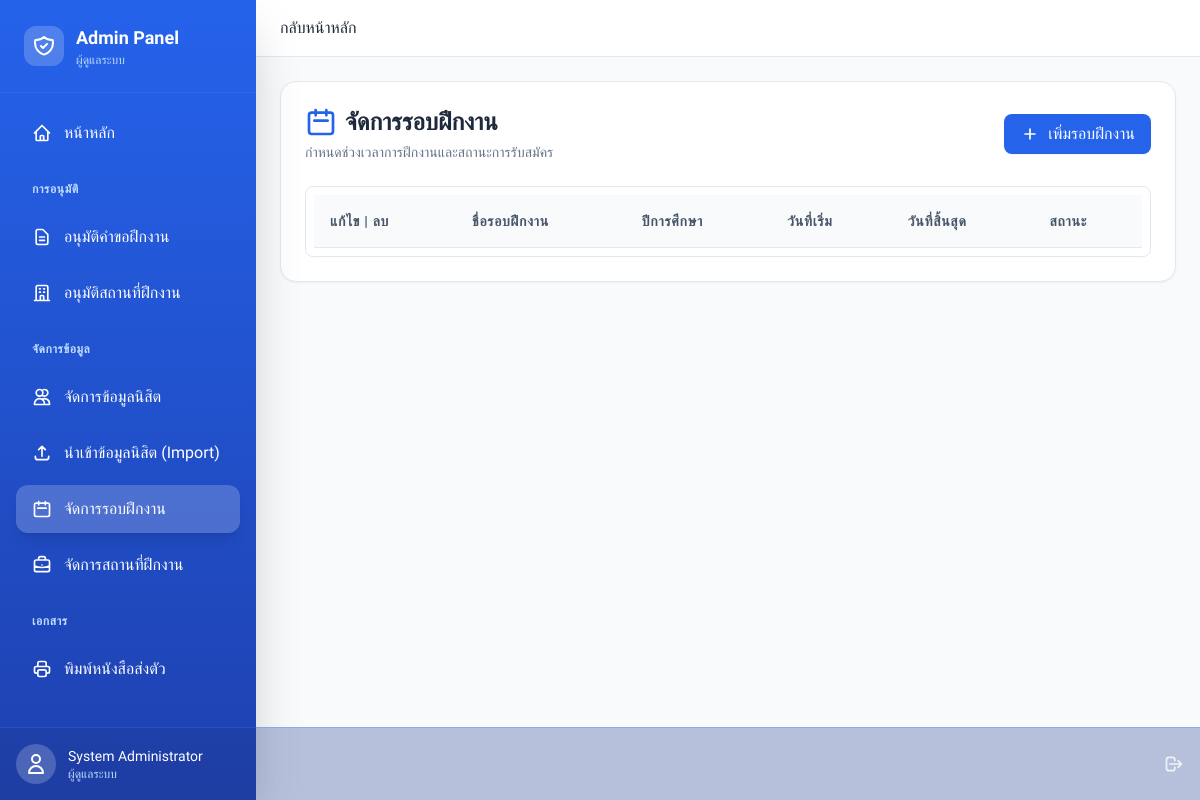
The app's page /index.php?page=admin&action=internship_rounds (signed in), older data.
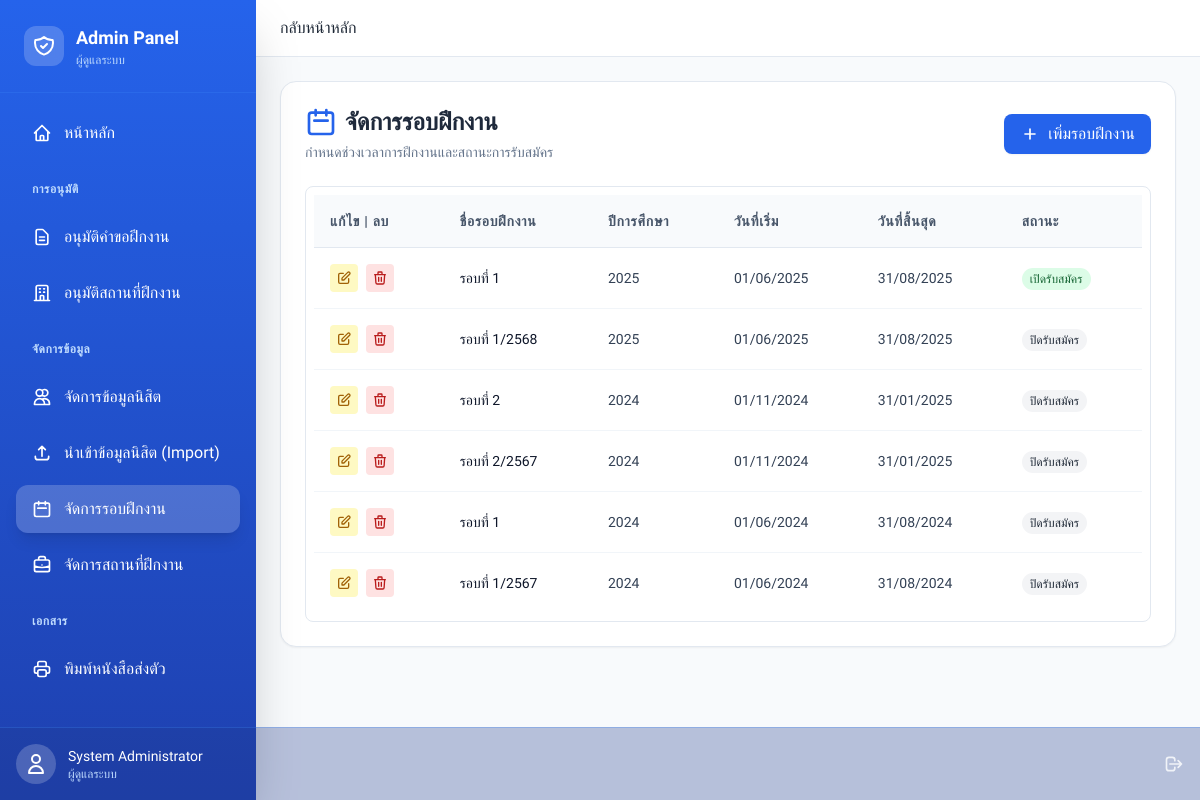
The same page, newer data.
### tables this page shows
CREATE TABLE `internship_rounds` (
  `id` int(11) NOT NULL,
  `round_name` varchar(100) NOT NULL,
  `year` int(4) NOT NULL,
  `start_date` date NOT NULL,
  `end_date` date NOT NULL,
  `is_active` tinyint(1) DEFAULT 1,
  `created_at` timestamp NOT NULL DEFAULT current_timestamp()
);

### src/Admin/internship_rounds.php (the view, shortened to what this page needs)
<?php
try {
    $stmt = $pdo->query("SELECT * FROM internship_rounds ORDER BY start_date DESC");
    $rounds = $stmt->fetchAll();
} catch (PDOException $e) {
    $rounds = [];
    $error = "ไม่สามารถดึงข้อมูลรอบฝึกงานได้: " . $e->getMessage();
}
?>
<link rel="stylesheet" href="https://cdn.datatables.net/1.13.7/css/jquery.dataTables.min.css">
<link rel="stylesheet" href="https://cdn.datatables.net/responsive/2.5.0/css/responsive.dataTables.min.css">
<div class="bg-white rounded-2xl shadow-sm border border-slate-200 p-6">
    <div class="flex flex-col md:flex-row justify-between items-center mb-6 gap-4">
        <div>
            <h2 class="text-2xl font-bold text-slate-800 flex items-center gap-2">
                <svg class="w-8 h-8 text-blue-600" fill="none" stroke="currentColor" viewBox="0 0 24 24">
                    <path stroke-linecap="round" stroke-linejoin="round" stroke-width="2" d="M8 7V3m8 4V3m-9 8h10M5 21h14a2 2 0 002-2V7a2 2 0 00-2-2H5a2 2 0 00-2 2v12a2 2 0 002 2z"></path>
                </svg>
                จัดการรอบฝึกงาน
            </h2>
            <p class="text-slate-500 text-sm mt-1">กำหนดช่วงเวลาการฝึกงานและสถานะการรับสมัคร</p>
        </div>
        <div class="flex gap-3 w-full md:w-auto">
            <button onclick="openModal('add')" class="bg-blue-600 hover:bg-blue-700 text-white px-4 py-2 rounded-lg flex items-center gap-2 transition-colors shadow-sm ml-auto">
                <svg class="w-5 h-5" fill="none" stroke="currentColor" viewBox="0 0 24 24">
                    <path stroke-linecap="round" stroke-linejoin="round" stroke-width="2" d="M12 6v6m0 0v6m0-6h6m-6 0H6"></path>
                </svg>
                เพิ่มรอบฝึกงาน
            </button>
        </div>
    </div>
    <div class="overflow-x-auto rounded-lg border border-slate-200 p-2">
        <table id="roundsTable" class="w-full text-left border-collapse display responsive nowrap" style="width:100%">
            <thead>
                <tr class="bg-slate-50 text-slate-600 text-sm uppercase tracking-wider">
                    <th class="p-4 font-semibold border-b border-slate-200">แก้ไข | ลบ</th>
                    <th class="p-4 font-semibold border-b border-slate-200">ชื่อรอบฝึกงาน</th>
                    <th class="p-4 font-semibold border-b border-slate-200">ปีการศึกษา</th>
                    <th class="p-4 font-semibold border-b border-slate-200">วันที่เริ่ม</th>
                    <th class="p-4 font-semibold border-b border-slate-200">วันที่สิ้นสุด</th>
                    <th class="p-4 font-semibold border-b border-slate-200">สถานะ</th>
                </tr>
            </thead>
            <tbody class="text-slate-700 text-sm divide-y divide-slate-100">
                <?php foreach ($rounds as $row): ?>
                    <tr class="hover:bg-slate-50 transition-colors">
                        <td class="p-4 flex gap-2">
                            <button onclick='openModal("edit", <?= json_encode($row) ?>)' class="p-1.5 bg-yellow-100 text-yellow-700 rounded hover:bg-yellow-200 transition-colors" title="แก้ไข">
                                <svg class="w-4 h-4" fill="none" stroke="currentColor" viewBox="0 0 24 24">
                                    <path stroke-linecap="round" stroke-linejoin="round" stroke-width="2" d="M11 5H6a2 2 0 00-2 2v11a2 2 0 002 2h11a2 2 0 002-2v-5m-1.414-9.414a2 2 0 112.828 2.828L11.828 15H9v-2.828l8.586-8.586z"></path>
                                </svg>
                            </button>
                            <button onclick="confirmDelete(<?= $row['id'] ?>, '<?= htmlspecialchars($row['round_name']) ?>')" class="p-1.5 bg-red-100 text-red-700 rounded hover:bg-red-200 transition-colors" title="ลบ">
                                <svg class="w-4 h-4" fill="none" stroke="currentColor" viewBox="0 0 24 24">
                                    <path stroke-linecap="round" stroke-linejoin="round" stroke-width="2" d="M19 7l-.867 12.142A2 2 0 0116.138 21H7.862a2 2 0 01-1.995-1.858L5 7m5 4v6m4-6v6m1-10V4a1 1 0 00-1-1h-4a1 1 0 00-1 1v3M4 7h16"></path>
                                </svg>
                            </button>
                        </td>
                        <td class="p-4 font-medium text-slate-900"><?= htmlspecialchars($row['round_name']) ?></td>
                        <td class="p-4"><?= htmlspecialchars($row['year']) ?></td>
                        <td class="p-4"><?= date('d/m/Y', strtotime($row['start_date'])) ?></td>
                        <td class="p-4"><?= date('d/m/Y', strtotime($row['end_date'])) ?></td>
                        <td class="p-4">
                            <?php if ($row['is_active']): ?>
                                <span class="px-2 py-1 rounded-full text-xs font-medium bg-green-100 text-green-800">
                                    เปิดรับสมัคร
                                </span>
                            <?php else: ?>
                                <span class="px-2 py-1 rounded-full text-xs font-medium bg-gray-100 text-gray-800">
                                    ปิดรับสมัคร
                                </span>
                            <?php endif; ?>
                        </td>
                    </tr>
                <?php endforeach; ?>
            </tbody>
        </table>
    </div>
</div>

### index.php (shortened to what this page needs)
<?php
$page = $_GET['page'] ?? 'home';
$action = $_GET['action'] ?? 'index';
$user = $_SESSION['user'] ?? null;
?>
<!DOCTYPE html>
<html lang="th">
<head>
    <script src="https://cdn.tailwindcss.com"></script>
</head>
<body class="bg-gray-50 text-gray-800">
    <?php
    if ($page === 'admin' && $user && $user['role'] === 'admin') {
        include 'templates/admin_layout.php';
    }
    ?>
</body>
</html>

### templates/admin_layout.php (shortened to what this page needs)
<!DOCTYPE html>
<html lang="th">
<head>
    <script src="https://cdn.tailwindcss.com"></script>
</head>
<body class="bg-slate-50 text-slate-800">
    <div class="flex h-screen overflow-hidden">
        <aside id="sidebar" class="sidebar w-64 bg-gradient-to-b from-blue-600 to-blue-800 text-white flex-shrink-0 fixed md:static h-full z-30 shadow-2xl">
            <div class="p-6 border-b border-blue-500/30">
                <div class="flex items-center gap-3">
                    <div class="w-10 h-10 bg-white/20 backdrop-blur-sm rounded-xl flex items-center justify-center">
                    </div>
                    <div>
                        <h2 class="font-bold text-lg">Admin Panel</h2>
                        <p class="text-xs text-blue-200">ผู้ดูแลระบบ</p>
                    </div>
                </div>
            </div>
            <nav class="p-4 space-y-2 overflow-y-auto h-[calc(100vh-180px)]">
                <a href="index.php?page=admin&action=dashboard" class="flex items-center gap-3 px-4 py-3 rounded-xl hover:bg-white/10 transition-all <?= ($action === 'dashboard') ? 'bg-white/20 shadow-lg' : '' ?>">
                    <svg class="w-5 h-5" fill="none" stroke="currentColor" viewBox="0 0 24 24">
                        <path stroke-linecap="round" stroke-linejoin="round" stroke-width="2" d="M3 12l2-2m0 0l7-7 7 7M5 10v10a1 1 0 001 1h3m10-11l2 2m-2-2v10a1 1 0 01-1 1h-3m-6 0a1 1 0 001-1v-4a1 1 0 011-1h2a1 1 0 011 1v4a1 1 0 001 1m-6 0h6"></path>
                    </svg>
                    <span class="font-medium">หน้าหลัก</span>
                </a>
                <div class="pt-4 pb-2">
                    <p class="px-4 text-xs font-semibold text-blue-200 uppercase tracking-wider">การอนุมัติ</p>
                </div>
                <a href="index.php?page=admin&action=internship_requests" class="flex items-center gap-3 px-4 py-3 rounded-xl hover:bg-white/10 transition-all <?= ($action === 'internship_requests') ? 'bg-white/20 shadow-lg' : '' ?>">
                    <svg class="w-5 h-5" fill="none" stroke="currentColor" viewBox="0 0 24 24">
                        <path stroke-linecap="round" stroke-linejoin="round" stroke-width="2" d="M9 12h6m-6 4h6m2 5H7a2 2 0 01-2-2V5a2 2 0 012-2h5.586a1 1 0 01.707.293l5.414 5.414a1 1 0 01.293.707V19a2 2 0 01-2 2z"></path>
                    </svg>
                    <span class="font-medium">อนุมัติคำขอฝึกงาน</span>
                </a>
                <a href="index.php?page=admin&action=companies" class="flex items-center gap-3 px-4 py-3 rounded-xl hover:bg-white/10 transition-all <?= ($action === 'companies') ? 'bg-white/20 shadow-lg' : '' ?>">
                    <svg class="w-5 h-5" fill="none" stroke="currentColor" viewBox="0 0 24 24">
                        <path stroke-linecap="round" stroke-linejoin="round" stroke-width="2" d="M19 21V5a2 2 0 00-2-2H7a2 2 0 00-2 2v16m14 0h2m-2 0h-5m-9 0H3m2 0h5M9 7h1m-1 4h1m4-4h1m-1 4h1m-5 10v-5a1 1 0 011-1h2a1 1 0 011 1v5m-4 0h4"></path>
                    </svg>
                    <span class="font-medium">อนุมัติสถานที่ฝึกงาน</span>
                </a>
                <div class="pt-4 pb-2">
                    <p class="px-4 text-xs font-semibold text-blue-200 uppercase tracking-wider">จัดการข้อมูล</p>
                </div>
                <a href="index.php?page=admin&action=students" class="flex items-center gap-3 px-4 py-3 rounded-xl hover:bg-white/10 transition-all <?= ($action === 'students') ? 'bg-white/20 shadow-lg' : '' ?>">
                    <svg class="w-5 h-5" fill="none" stroke="currentColor" viewBox="0 0 24 24">
                        <path stroke-linecap="round" stroke-linejoin="round" stroke-width="2" d="M12 4.354a4 4 0 110 5.292M15 21H3v-1a6 6 0 0112 0v1zm0 0h6v-1a6 6 0 00-9-5.197M13 7a4 4 0 11-8 0 4 4 0 018 0z"></path>
                    </svg>
                    <span class="font-medium">จัดการข้อมูลนิสิต</span>
                </a>
                <a href="index.php?page=admin&action=student_import" class="flex items-center gap-3 px-4 py-3 rounded-xl hover:bg-white/10 transition-all <?= ($action === 'student_import') ? 'bg-white/20 shadow-lg' : '' ?>">
                    <svg class="w-5 h-5" fill="none" stroke="currentColor" viewBox="0 0 24 24">
                        <path stroke-linecap="round" stroke-linejoin="round" stroke-width="2" d="M4 16v1a3 3 0 003 3h10a3 3 0 003-3v-1m-4-8l-4-4m0 0L8 8m4-4v12"></path>
                    </svg>
                    <span class="font-medium">นำเข้าข้อมูลนิสิต (Import)</span>
                </a>
                <a href="index.php?page=admin&action=internship_rounds" class="flex items-center gap-3 px-4 py-3 rounded-xl hover:bg-white/10 transition-all <?= ($action === 'internship_rounds') ? 'bg-white/20 shadow-lg' : '' ?>">
                    <svg class="w-5 h-5" fill="none" stroke="currentColor" viewBox="0 0 24 24">
                        <path stroke-linecap="round" stroke-linejoin="round" stroke-width="2" d="M8 7V3m8 4V3m-9 8h10M5 21h14a2 2 0 002-2V7a2 2 0 00-2-2H5a2 2 0 00-2 2v12a2 2 0 002 2z"></path>
                    </svg>
                    <span class="font-medium">จัดการรอบฝึกงาน</span>
                </a>
                <a href="index.php?page=admin&action=all_companies" class="flex items-center gap-3 px-4 py-3 rounded-xl hover:bg-white/10 transition-all <?= ($action === 'all_companies') ? 'bg-white/20 shadow-lg' : '' ?>">
                    <span class="font-medium">จัดการสถานที่ฝึกงาน</span>
                </a>
                <div class="pt-4 pb-2">
                    <p class="px-4 text-xs font-semibold text-blue-200 uppercase tracking-wider">เอกสาร</p>
                </div>
                <a href="index.php?page=admin&action=print_letters" class="flex items-center gap-3 px-4 py-3 rounded-xl hover:bg-white/10 transition-all <?= ($action === 'print_letters') ? 'bg-white/20 shadow-lg' : '' ?>">
                    <span class="font-medium">พิมพ์หนังสือส่งตัว</span>
                </a>
                <a href="index.php?page=admin&action=reports" class="flex items-center gap-3 px-4 py-3 rounded-xl hover:bg-white/10 transition-all <?= ($action === 'reports') ? 'bg-white/20 shadow-lg' : '' ?>">
                </a>
            </nav>
            <div class="absolute bottom-0 left-0 right-0 p-4 border-t border-blue-500/30 bg-blue-900/30">
                <div class="flex items-center gap-3">
                    <div class="w-10 h-10 bg-white/20 rounded-full flex items-center justify-center">
                        <svg class="w-6 h-6" fill="none" stroke="currentColor" viewBox="0 0 24 24">
                            <path stroke-linecap="round" stroke-linejoin="round" stroke-width="2" d="M16 7a4 4 0 11-8 0 4 4 0 018 0zM12 14a7 7 0 00-7 7h14a7 7 0 00-7-7z"></path>
                        </svg>
                    </div>
                    <div class="flex-1 min-w-0">
                        <p class="text-sm font-medium truncate"><?= htmlspecialchars($_SESSION['user']['full_name'] ?? 'Admin') ?></p>
                        <p class="text-xs text-blue-200">ผู้ดูแลระบบ</p>
                    </div>
                    <a href="index.php?page=auth&action=logout" class="text-white/80 hover:text-white transition-colors" title="ออกจากระบบ">
                        <svg class="w-5 h-5" fill="none" stroke="currentColor" viewBox="0 0 24 24">
                            <path stroke-linecap="round" stroke-linejoin="round" stroke-width="2" d="M17 16l4-4m0 0l-4-4m4 4H7m6 4v1a3 3 0 01-3 3H6a3 3 0 01-3-3V7a3 3 0 013-3h4a3 3 0 013 3v1"></path>
                        </svg>
                    </a>
                </div>
            </div>
        </aside>
        <div class="flex-1 flex flex-col overflow-hidden">
            <header class="bg-white shadow-sm border-b border-slate-200 px-6 py-4 flex items-center justify-between">
                <div class="flex items-center gap-4">
                    <span class="hidden md:inline">กลับหน้าหลัก</span>
                </div>
            </header>
            <main class="flex-1 overflow-y-auto bg-slate-50 p-6">
                <?php
                $admin_file = "src/Admin/$action.php";
                if (file_exists($admin_file)) {
                    include $admin_file;
                } else {
                    echo "<div class='text-center py-20'><h2 class='text-2xl font-bold text-slate-400'>404 - Page Not Found</h2></div>";
                }
                ?>
            </main>
        </div>
    </div>
</body>
</html>

### index.php (style rules this page uses)
body { font-family: 'Sarabun', sans-serif; }

### templates/admin_layout.php (style rules this page uses)
body { font-family: 'Sarabun', sans-serif; }
.sidebar { transition: transform 0.3s ease-in-out; }

Row changes from the older to the newer data that the page shows:
added internship_rounds: round_name "รอบที่ 1", year "2025", start_date "01/06/2025", end_date "31/08/2025", is_active "เปิดรับสมัคร"
added internship_rounds: round_name "รอบที่ 1/2568", year "2025", start_date "01/06/2025", end_date "31/08/2025", is_active "ปิดรับสมัคร"
added internship_rounds: round_name "รอบที่ 2", year "2024", start_date "01/11/2024", end_date "31/01/2025", is_active "ปิดรับสมัคร"
added internship_rounds: round_name "รอบที่ 2/2567", year "2024", start_date "01/11/2024", end_date "31/01/2025", is_active "ปิดรับสมัคร"
added internship_rounds: round_name "รอบที่ 1", year "2024", start_date "01/06/2024", end_date "31/08/2024", is_active "ปิดรับสมัคร"
added internship_rounds: round_name "รอบที่ 1/2567", year "2024", start_date "01/06/2024", end_date "31/08/2024", is_active "ปิดรับสมัคร"
